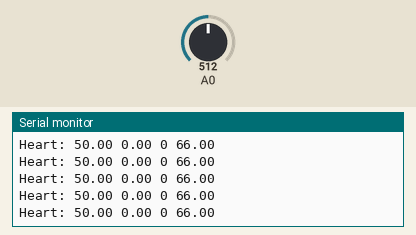
Recording of a sketch running on a simulated Arduino Uno, built with avr-gcc and run on an emulated ATmega328P. Parts: the last lines printed to the serial monitor. Wiring (inferred from the names in the program): MPU-6050 motion sensor at I2C address 0x68. The inputs (shaded band) are chosen by the test bench; at power-on: A0 = 512.

Above: at 1.2 s.
1.3 s: A0 set to 716
At 2.3 s:
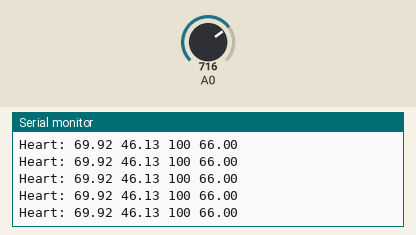
4.3 s: A0 set to 900
At 4.8 s:
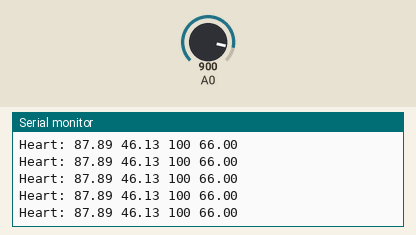
Timing chart, 0 to 7.3 s (numbered marks = the images above; inputs shaded):
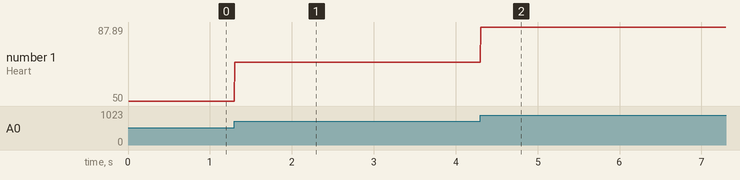

Measured:
- after the input at 1.3 s, the serial monitor: prints a new line at once (image 1)
- after the input at 4.3 s, the serial monitor: prints a new line at once (image 2)
- plotted number 1: 50 → 69.92 after the input at 1.3 s, 69.92 → 87.89 after the input at 4.3 s

The sketch:

AquirerCardioAccel.ino
```cpp
/* UNIVERSIDADE FEDERAL DE UBERLANDIA
   Biomedical Engineering
   Autors: Ítalo G S Fernandes
   contact: italogsfernandes@gmail.com
   URLs: https://github.com/italogfernandes/SEB
  Este codigo realiza a leitura de um sensor de pulso e um sensor inercial.
  Envia para a serial os seguintes pacotes:
      Accel: -#.## -#.## -#.##\n
      Heart: ##.##\n
  O pacote de aceleração é enviado em G (gravidade), sendo 1g = 9.8m/s^2. Sendo enviado na mesma
  frequência de aquisição.
  O pacote heart é o valor de bpm processado pelo arduino. Sendo enviado a cada atualização do valor.
  Para desativar algum destes, comente as funções chamadas em doAquire()
  Caso o modo DEBUG_CARDIO esteja ativado
  Sera enviado uma string de informações que pode ser visualizada no serial plotter. [ctrl] + [shift] + [L]

  Conectando:
  Dispositivo - Arduino
  Alimentação (7V até 30V) - Vin
  Alimentação Ground  - GND

  Sensor de Pulso '+'   - 5V ou 3.3V - funciona em ambos
  Sensor de Pulso '-'   - GND
  Sensor de Pulso 'S'   - A0

  GY521 VCC             - 5V preferivel, mas funciona com 3.3V se necessario
  GY521 GND             - GND
  GY521 SCL             - A5
  GY521 SDA             - A4

  HC-06 VCC*             - 5V
  HC-06 GND*             - GND
  HC-06 TX*              - RX0**
  HC-06 RX*             - TX0** (Necessario conversor de tensão de 5V para 3.3V)

  *Obs1: Não é possível enviar códigos e utilizar o monitor serial se o módulo bluetooth estiver conectado
  **Obs2: Para liberar a porta serial para gravação, é possível utilizar o módulo bluetooth em pinos diferentes
          atraves de uma porta serial por Software consulte SoftwareSerial.h para mais informações.
*/
#include<Wire.h>
#include<Timer.h>

#define DEBUG_CARDIO
#define UART_BAUD 115200 //TODO: Ajustar para a baudrate do bluetooth
#define AquirePeriod 5 //TODO: Ajustar para a frequencia de aquisição so sinal desejada
const float limiar_batida = 3.3; //Quando acima de limiar_batida V considera como uma batida, para ajustar visualize a onnda descomentando o DEBUG_CARDIO

//Heart sensor:
float data_pulse; //Valor em volts da leitura do sensor
float bpm; //Valor da qnt de batidas por minuto
bool is_above_limiar;
bool was_above_limiar;
bool new_data_ready;
unsigned long time_last_beat;
unsigned long time_actual_beat;
unsigned long delta_time_beat;

//Accelerometer sensor
//Register Address:
#define MPU6050_ADDRESS     0x68 // address pin low (GND), default for InvenSense evaluation board
#define MPU6050_RA_PWR_MGMT_1       0x6B
#define MPU6050_RA_ACCEL_XOUT_H     0x3B
float data_accel[3];

//Aquirer Control
Timer t;

void setup() {
  //Configura Porta Serial:
  Serial.begin(UART_BAUD);

  //Configure Accelerometro:
  Wire.begin();
  setupAccel();

  //Inicia Aquisição
  t.every(AquirePeriod, doAquire);//10ms = 100Hz
}

void loop() {
  t.update();
}

void doAquire() {
  doAquireCardio();
#ifndef DEBUG_CARDIO
  doAquireAccel();
  doSendData();
#endif
}

void setupAccel() {
  Wire.beginTransmission(MPU6050_ADDRESS);
  Wire.write(MPU6050_RA_PWR_MGMT_1);
  Wire.write(0x00);
  Wire.endTransmission(true);

}

void doAquireCardio() {
  data_pulse = analogRead(A0) * 5.0 / 1024.0;
  is_above_limiar = data_pulse > limiar_batida;
  if (is_above_limiar && !was_above_limiar) {
    time_actual_beat = micros();
    delta_time_beat = time_actual_beat - time_last_beat;
    bpm =  60 * (1.0 / (delta_time_beat / 1000000.0));
    time_last_beat = time_actual_beat;
    new_data_ready = true;
  }
  was_above_limiar = is_above_limiar;
#ifdef DEBUG_CARDIO
  Serial.println("Heart: " + String(data_pulse * 20, 2) + " " + String(bpm) + " "
                 + String(is_above_limiar * 100) + " " + String(limiar_batida * 20));
#endif

}

void doAquireAccel() {
  Wire.beginTransmission(MPU6050_ADDRESS);
  Wire.write(MPU6050_RA_ACCEL_XOUT_H);  // starting with register 0x3B (ACCEL_XOUT_H)
  Wire.endTransmission(false);

  Wire.requestFrom(MPU6050_ADDRESS, 6, true); //Solicita os 6 registradores do sensor
  //Armazena o valor dos sensores nas variaveis correspondentes
  data_accel[0] = (float) (Wire.read() << 8 | Wire.read()) / 16384.0; //0x3B (ACCEL_XOUT_H) & 0x3C (ACCEL_XOUT_L)
  data_accel[1] = (float) (Wire.read() << 8 | Wire.read()) / 16384.0; //0x3D (ACCEL_YOUT_H) & 0x3E (ACCEL_YOUT_L)
  data_accel[2] = (float) (Wire.read() << 8 | Wire.read()) / 16384.0; //0x3F (ACCEL_ZOUT_H) & 0x40 (ACCEL_ZOUT_L)
}

void doSendData() {
  //Medidas do acelerometro:
  Serial.println("Accel: " + String(data_accel[0]) + " " + String(data_accel[1]) + " " +  String(data_accel[2]));
  //Se tiver uma nova medida de batimento cardiaco, então ela sera enviada
  if (new_data_ready) {
    Serial.println("Heart: " + String(bpm));
    new_data_ready = false;
  }
}
```
